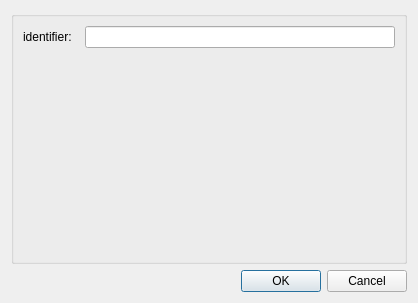
<?xml version="1.0" encoding="UTF-8"?>
<ui version="4.0">
 <class>ConfigureDialog</class>
 <widget class="QDialog" name="Dialog">
  <property name="geometry">
   <rect>
    <x>0</x>
    <y>0</y>
    <width>418</width>
    <height>303</height>
   </rect>
  </property>
  <property name="windowTitle">
   <string>ConfigureDialog</string>
  </property>
  <layout class="QGridLayout" name="gridLayout">
   <item row="0" column="0">
    <widget class="QGroupBox" name="configGroupBox">
     <property name="title">
      <string/>
     </property>
     <layout class="QFormLayout" name="formLayout">
      <item row="0" column="0">
       <widget class="QLabel" name="label0">
        <property name="text">
         <string>identifier:  </string>
        </property>
       </widget>
      </item>
      <item row="0" column="1">
       <widget class="QLineEdit" name="lineEdit0"/>
      </item>
     </layout>
    </widget>
   </item>
   <item row="1" column="0">
    <widget class="QDialogButtonBox" name="buttonBox">
     <property name="orientation">
      <enum>Qt::Horizontal</enum>
     </property>
     <property name="standardButtons">
      <set>QDialogButtonBox::Cancel|QDialogButtonBox::Ok</set>
     </property>
    </widget>
   </item>
  </layout>
 </widget>
 <resources/>
 <connections>
  <connection>
   <sender>buttonBox</sender>
   <signal>accepted()</signal>
   <receiver>ConfigureDialog</receiver>
   <slot>accept()</slot>
   <hints>
    <hint type="sourcelabel">
     <x>248</x>
     <y>254</y>
    </hint>
    <hint type="destinationlabel">
     <x>157</x>
     <y>274</y>
    </hint>
   </hints>
  </connection>
  <connection>
   <sender>buttonBox</sender>
   <signal>rejected()</signal>
   <receiver>ConfigureDialog</receiver>
   <slot>reject()</slot>
   <hints>
    <hint type="sourcelabel">
     <x>316</x>
     <y>260</y>
    </hint>
    <hint type="destinationlabel">
     <x>286</x>
     <y>274</y>
    </hint>
   </hints>
  </connection>
 </connections>
</ui>
